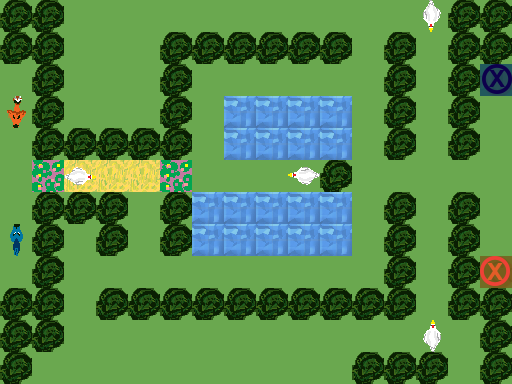

Rendered tile map (Tiled .tmx) drawn with the repository's tilesets; below, a short description and the full map source, tile grids included:
An orthogonal 16x12 tile map with 32x32 px tiles, 3 tile layers (Ground, Obstacles, Objects), 1 hidden layer not drawn.

<map version="1.0" orientation="orthogonal" renderorder="right-down" width="16" height="12" tilewidth="32" tileheight="32" nextobjectid="1">
 <tileset firstgid="1" name="TilesetPlaceholder" tilewidth="32" tileheight="32" tilecount="240" columns="10">
  <image source="../../Tileset.png" width="320" height="768" />
 </tileset>
 <layer name="Ground" width="16" height="12">
  <data encoding="csv">
1,1,1,1,1,1,1,1,1,1,1,1,1,1,1,1,
1,1,1,1,1,1,1,1,1,1,1,1,1,1,1,1,
1,1,1,1,1,1,1,1,1,1,1,1,1,1,1,1,
1,1,1,1,1,1,1,5,5,5,5,1,1,1,1,1,
1,1,1,1,1,1,1,5,5,5,5,1,1,1,1,1,
1,3,2,2,2,3,1,1,1,1,1,1,1,1,1,1,
1,1,1,1,1,1,5,5,5,5,5,1,1,1,1,1,
1,1,1,1,1,1,5,5,5,5,5,1,1,1,1,1,
1,1,1,1,1,1,1,1,1,1,1,1,1,1,1,1,
1,1,1,1,1,1,1,1,1,1,1,1,1,1,1,1,
1,1,1,1,1,1,1,1,1,1,1,1,1,1,1,1,
1,1,1,1,1,1,1,1,1,1,1,1,1,1,1,1
</data>
 </layer>
 <layer name="Obstacles" width="16" height="12">
  <data encoding="csv">
42,42,0,0,0,0,0,0,0,0,0,0,0,0,42,42,
42,42,0,0,0,42,42,42,42,42,42,0,42,0,42,42,
0,42,0,0,0,42,0,0,0,0,0,0,42,0,42,0,
0,42,0,0,0,42,0,0,0,0,0,0,42,0,42,0,
0,42,42,42,42,42,0,0,0,0,0,0,42,0,42,0,
0,0,0,0,0,0,0,0,0,0,42,0,0,0,0,0,
0,42,42,42,0,42,0,0,0,0,0,0,42,0,42,0,
0,42,0,42,0,42,0,0,0,0,0,0,42,0,42,0,
0,42,0,0,0,0,0,0,0,0,0,0,42,0,42,0,
42,42,0,42,42,42,42,42,42,42,42,42,42,0,42,42,
42,42,0,0,0,0,0,0,0,0,0,0,0,0,0,42,
42,0,0,0,0,0,0,0,0,0,0,42,42,42,0,42
</data>
 </layer>
 <layer name="Objects" width="16" height="12">
  <data encoding="csv">
0,0,0,0,0,0,0,0,0,0,0,0,0,3221225657,0,0,
0,0,0,0,0,0,0,0,0,0,0,0,0,0,0,0,
0,0,0,0,0,0,0,0,0,0,0,0,0,0,0,182,
3221225663,0,0,0,0,0,0,0,0,0,0,0,0,0,0,0,
0,0,0,0,0,0,0,0,0,0,0,0,0,0,0,0,
0,0,2684354745,0,0,0,0,0,0,1610612921,0,0,0,0,0,0,
0,0,0,0,0,0,0,0,0,0,0,0,0,0,0,0,
192,0,0,0,0,0,0,0,0,0,0,0,0,0,0,0,
0,0,0,0,0,0,0,0,0,0,0,0,0,0,0,181,
0,0,0,0,0,0,0,0,0,0,0,0,0,0,0,0,
0,0,0,0,0,0,0,0,0,0,0,0,0,185,0,0,
0,0,0,0,0,0,0,0,0,0,0,0,0,0,0,0
</data>
 </layer>
 <layer name="Solution" width="16" height="12" visible="0">
  <data encoding="csv">
0,0,0,0,0,0,0,0,0,0,0,222,222,222,0,0,
0,0,0,0,0,0,0,0,0,0,0,222,0,222,0,0,
0,0,0,0,0,0,221,222,222,222,222,222,0,222,0,232,
0,0,0,0,0,0,221,0,0,0,0,0,0,222,0,232,
0,0,0,0,0,0,221,0,0,0,0,0,0,222,0,232,
0,0,0,0,231,0,221,0,0,0,0,0,0,224,0,224,
0,0,0,0,231,0,0,0,0,0,0,0,0,232,0,222,
0,0,0,0,231,0,0,0,0,0,0,0,0,232,0,222,
0,0,232,232,231,0,0,0,0,0,0,0,0,232,0,222,
0,0,232,0,0,0,0,0,0,0,0,0,0,232,0,0,
0,0,232,232,232,232,232,232,232,232,232,232,232,232,0,0,
0,0,0,0,0,0,0,0,0,0,0,0,0,0,0,0
</data>
 </layer>
</map>
